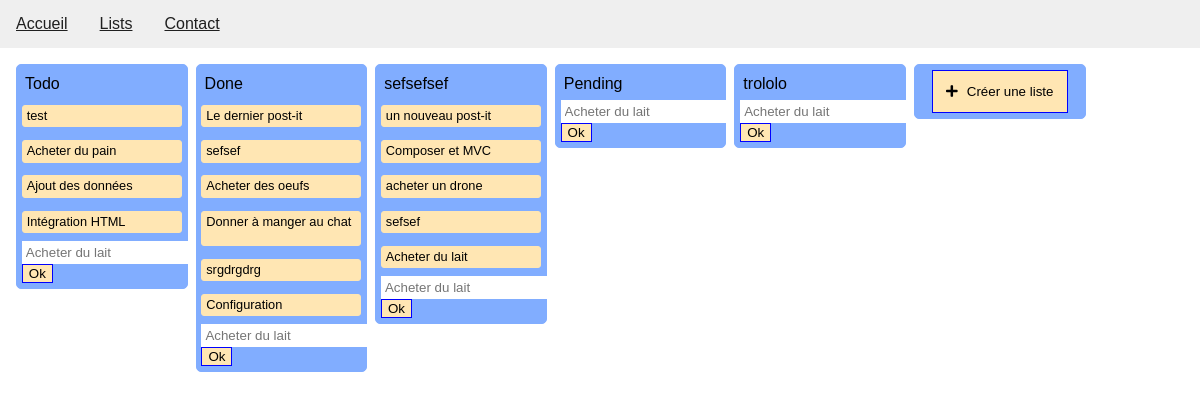
The page / on the database its author committed.
### tables this page shows
CREATE TABLE `lists` (
  `id` int(11) NOT NULL,
  `name` varchar(200) NOT NULL
);

CREATE TABLE `cards` (
  `id` int(11) NOT NULL,
  `title` varchar(200) NOT NULL,
  `ordering` int(11) NOT NULL,
  `list_id` int(11) NOT NULL
);

### inc/altorouter/AltoRouter.php (called while the page is built, shortened)
<?php
class AltoRouter {
	protected $routes = array();
	protected $basePath = '';
	public function setBasePath($basePath) {
		$this->basePath = $basePath;
	}
	public function map($method, $route, $target, $name = null) {
		$this->routes[] = array($method, $route, $target, $name);
		return;
	}
	public function match($requestUrl = null, $requestMethod = null) {
		$params = array();
		$match = false;
		if($requestUrl === null) {
			$requestUrl = isset($_SERVER['REQUEST_URI']) ? $_SERVER['REQUEST_URI'] : '/';
		}
		$requestUrl = substr($requestUrl, strlen($this->basePath));
		if($requestMethod === null) {
			$requestMethod = isset($_SERVER['REQUEST_METHOD']) ? $_SERVER['REQUEST_METHOD'] : 'GET';
		}
		foreach($this->routes as $handler) {
			list($methods, $route, $target, $name) = $handler;
			$method_match = (stripos($methods, $requestMethod) !== false);
			if ($route === '*') {
				$match = true;
			} elseif (isset($route[0]) && $route[0] === '@') {
				$pattern = '`' . substr($route, 1) . '`u';
				$match = preg_match($pattern, $requestUrl, $params) === 1;
			} elseif (($position = strpos($route, '[')) === false) {
				$match = strcmp($requestUrl, $route) === 0;
			} else {
				if (strncmp($requestUrl, $route, $position) !== 0) {
					continue;
				}
				$regex = $this->compileRoute($route);
				$match = preg_match($regex, $requestUrl, $params) === 1;
			}
			if ($match) {
				return array(
					'target' => $target,
					'params' => $params,
					'name' => $name
				);
			}
		}
		return false;
	}
}

### controllers/CoreController.php (called while the page is built)
<?php
class CoreController {
    protected function show($viewName, $viewVars=array()) {
        include(__DIR__.'/../views/header.php');
        include(__DIR__.'/../views/'.$viewName.'.php');
        include(__DIR__.'/../views/footer.php');
    }
}

### controllers/MainController.php (called while the page is built, shortened)
<?php
class MainController extends CoreController {
    public function home() {
        $model = new ListModel();
        $results = $model->findAll();
        $this->show('home', $results);
    }
}

### inc/Database.php (called while the page is built, shortened)
<?php
class Database {
    private static $_instance;
    private function __construct() {
        try {
            $this->dbh = new PDO(
                "mysql:host=localhost;dbname=okanban;charset=utf8",
                'okanban',
                'okanban',
                array(PDO::ATTR_ERRMODE => PDO::ERRMODE_WARNING)
            );
        }
        catch(Exception $exception) {
            die('Erreur de connexion...' . $exception->getMessage());
        }
    }
    public static function getPDO() {
        if (empty(self::$_instance)) {
            self::$_instance = new Database();
        }
        return self::$_instance->dbh;
    }
}

### models/ListModel.php (called while the page is built, shortened)
<?php
class ListModel {
    public $id;
    public function findAll() {
        $sql = "
            SELECT *
            FROM lists
        ";
        $pdoStatement = Database::getPDO()->query($sql);
        return $pdoStatement->fetchAll(PDO::FETCH_CLASS, 'ListModel');
    }
    public function getCards() {
        $sql = "SELECT * FROM cards WHERE list_id=" . $this->id . " ORDER BY ordering ASC";
        $conn = Database::getPDO();
        $stmt = $conn->query( $sql );
        return $stmt->fetchAll( PDO::FETCH_CLASS, 'CardModel' );
    }
}

### views/home.php (the view, shortened to what this page needs)
<div class="container">
    <?php foreach($viewVars as $list): ?>
        <div class="list" data-id="<?=$list->id?>">
            <h2>
                <span><?=$list->name?></span>
            </h2>
            <ul class="list-cards">
                <?php foreach( $list->getCards() as $card ): ?>
                    <li class="list-cards-card" data-id="<?=$card->id?>">
                        <div>
                            <span><?=$card->title?></span>
                        </div>
                    </li>
                <?php endforeach; ?>
                <li class="create-card">
                    <form>
                        <input type="text" name="" value="" placeholder="Acheter du lait">
                        <button>Ok</button>
                    </form>
                </li>
            </ul>
        </div>
    <?php endforeach; ?>
    <div class="list create">
        <button>
            <i class="fas fa-plus"></i>
            <span>Créer une liste</span>
        </button>
    </div>
</div>

### index.php (shortened to what this page needs)
<?php
require(__DIR__.'/controllers/CoreController.php');
require(__DIR__.'/controllers/MainController.php');
require(__DIR__.'/controllers/ListController.php');
require(__DIR__.'/inc/Database.php');
require(__DIR__.'/inc/altorouter/AltoRouter.php');
require(__DIR__.'/models/ListModel.php');
$router = new AltoRouter();
$router->map('GET', '/', 'MainController#home', 'main_home');
$router->map('GET', '/contact', 'MainController#contact', 'main_contact');
$router->map('GET', '/list/[i:id]', 'ListController#list', 'list_list');
$router->map('POST', '/list/[i:id]/update', 'ListController#update', 'list_update');
$router->map('POST', '/card/create', 'ListController#createCard', 'create_card');
$router->map('POST', '/card/positions', 'ListController#positions', 'card_positions');
$router->map('POST', '/card/[i:id]/update', 'ListController#cardUpdate', 'card_update');
$router->map('GET', '/test', 'MainController#test', 'test');
$router->setBasePath($_SERVER['BASE_URI']);
$match = $router->match();
if ($match !== false) {
    $matchingValue = $match['target'];
    $infos = explode('#', $matchingValue);
    $methodName = $infos[1];
    $controller = new $controllerName();
    $controller->$methodName( $match['params'] );
}
else {
    echo '404';
}

### views/header.php (shortened to what this page needs)
<!DOCTYPE html>
<html>
    <head>
        <link rel="stylesheet" href="public/css/reset.css">
        <link rel="stylesheet" href="public/css/style.css">
        <link rel="stylesheet" href="https://use.fontawesome.com/releases/v5.0.8/css/solid.css">
        <link rel="stylesheet" href="https://use.fontawesome.com/releases/v5.0.8/css/fontawesome.css">
        <link rel="stylesheet" href="public/css/jquery-ui.min.css">
    </head>
    <body>
        <nav>
            <ul>
                <li><a href="./">Accueil</a></li>
                <li><a href="lists">Lists</a></li>
                <li><a href="contact">Contact</a></li>
            </ul>
        </nav>

### views/footer.php (shortened to what this page needs)
    </body>
</html>

### public/css/style.css (style rules this page uses)
body { font-family: sans-serif; }
nav { padding: 1em; background-color: #EFEFEF; }
nav ul { display: flex; }
nav li { margin-right: 2em; }
nav a { color: #1F1F1F; }
.container { display: flex; align-items: start; padding: 1em; }
.container .list { width: 10em; border: 1px solid #81adff; padding: .3em; background-color: #81adff; border-radius: 5px; margin-right: .5em; }
.list h2 { padding: .4em 0 0 .2em; display: flex; justify-content: space-between; }
.list-cards-card { background-color: #ffe6b3; border: 1px solid #ffe6b3; border-radius: 3px; padding: .3em; font-size: .8em; margin-top: 1em; display: flex; cursor: pointer; }
.list-cards-card span { width: 100%; }
.create { text-align: center; }
.create button { background-color: #ffe6b3; border: 1px solid blue; padding: 1em; cursor: pointer; }
.create i { margin-right: .4em; }
.create-card { margin-top: .5em; display: flex; justify-content: space-between; }
.create-card input, .editList input { background-color: white; border: none; outline: none; padding: .3em; }
.create-card button, .editList button { border: 1px solid blue; background-color: #ffe6b3; }

### rows shown on the page
lists: name "Todo"
cards: title "test"
cards: title "Acheter du pain"
cards: title "Ajout des données"
cards: title "Intégration HTML"
lists: name "Done"
cards: title "Le dernier post-it"
cards: title "sefsef"
cards: title "Acheter des oeufs"
cards: title "Donner à manger au chat"
cards: title "srgdrgdrg"
cards: title "Configuration"
lists: name "sefsefsef"
cards: title "un nouveau post-it"
cards: title "Composer et MVC"
cards: title "acheter un drone"
cards: title "sefsef"
cards: title "Acheter du lait"
lists: name "Pending"
lists: name "trololo"
